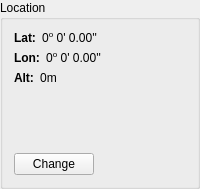
         <widget class="QGroupBox" name="groupBox_3">
          <property name="title">
           <string>Location</string>
          </property>
          <property name="checkable">
           <bool>false</bool>
          </property>
          <layout class="QFormLayout" name="formLayout_3">
           <item row="0" column="0">
            <layout class="QHBoxLayout" name="horizontalLayout_4">
             <item>
              <widget class="QLabel" name="label_12">
               <property name="text">
                <string>&lt;html&gt;&lt;head/&gt;&lt;body&gt;&lt;p&gt;&lt;span style=&quot; font-weight:600;&quot;&gt;Lat:&lt;/span&gt;&lt;/p&gt;&lt;/body&gt;&lt;/html&gt;</string>
               </property>
              </widget>
             </item>
             <item>
              <widget class="QLabel" name="latTextInd">
               <property name="text">
                <string>&lt;html&gt;&lt;head/&gt;&lt;body&gt;&lt;p align=&quot;center&quot;&gt;0&lt;span style=&quot; vertical-align:super;&quot;&gt;o&lt;/span&gt; 0' 0.00''&lt;/p&gt;&lt;/body&gt;&lt;/html&gt;</string>
               </property>
              </widget>
             </item>
            </layout>
           </item>
           <item row="1" column="0">
            <layout class="QHBoxLayout" name="horizontalLayout_3">
             <item>
              <widget class="QLabel" name="label_10">
               <property name="text">
                <string>&lt;html&gt;&lt;head/&gt;&lt;body&gt;&lt;p&gt;&lt;span style=&quot; font-weight:600;&quot;&gt;Lon:&lt;/span&gt;&lt;/p&gt;&lt;/body&gt;&lt;/html&gt;</string>
               </property>
              </widget>
             </item>
             <item>
              <widget class="QLabel" name="lonTextInd">
               <property name="text">
                <string>&lt;html&gt;&lt;head/&gt;&lt;body&gt;&lt;p align=&quot;center&quot;&gt;0&lt;span style=&quot; vertical-align:super;&quot;&gt;o&lt;/span&gt; 0' 0.00''&lt;/p&gt;&lt;/body&gt;&lt;/html&gt;</string>
               </property>
              </widget>
             </item>
            </layout>
           </item>
           <item row="2" column="0">
            <layout class="QHBoxLayout" name="horizontalLayout_5">
             <item>
              <widget class="QLabel" name="label_14">
               <property name="text">
                <string>&lt;html&gt;&lt;head/&gt;&lt;body&gt;&lt;p&gt;&lt;span style=&quot; font-weight:600;&quot;&gt;Alt:&lt;/span&gt;&lt;/p&gt;&lt;/body&gt;&lt;/html&gt;</string>
               </property>
              </widget>
             </item>
             <item>
              <widget class="QLabel" name="altTextInd">
               <property name="text">
                <string>&lt;html&gt;&lt;head/&gt;&lt;body&gt;&lt;p align=&quot;center&quot;&gt;0m&lt;/p&gt;&lt;/body&gt;&lt;/html&gt;</string>
               </property>
              </widget>
             </item>
            </layout>
           </item>
           <item row="5" column="0">
            <widget class="QPushButton" name="locatChangeBtn">
             <property name="cursor">
              <cursorShape>PointingHandCursor</cursorShape>
             </property>
             <property name="text">
              <string>Change</string>
             </property>
            </widget>
           </item>
           <item row="3" column="0" colspan="2">
            <spacer name="horizontalSpacer_2">
             <property name="orientation">
              <enum>Qt::Horizontal</enum>
             </property>
             <property name="sizeHint" stdset="0">
              <size>
               <width>40</width>
               <height>10</height>
              </size>
             </property>
            </spacer>
           </item>
           <item row="4" column="0">
            <spacer name="verticalSpacer_2">
             <property name="orientation">
              <enum>Qt::Vertical</enum>
             </property>
             <property name="sizeHint" stdset="0">
              <size>
               <width>20</width>
               <height>40</height>
              </size>
             </property>
            </spacer>
           </item>
          </layout>
         </widget>
